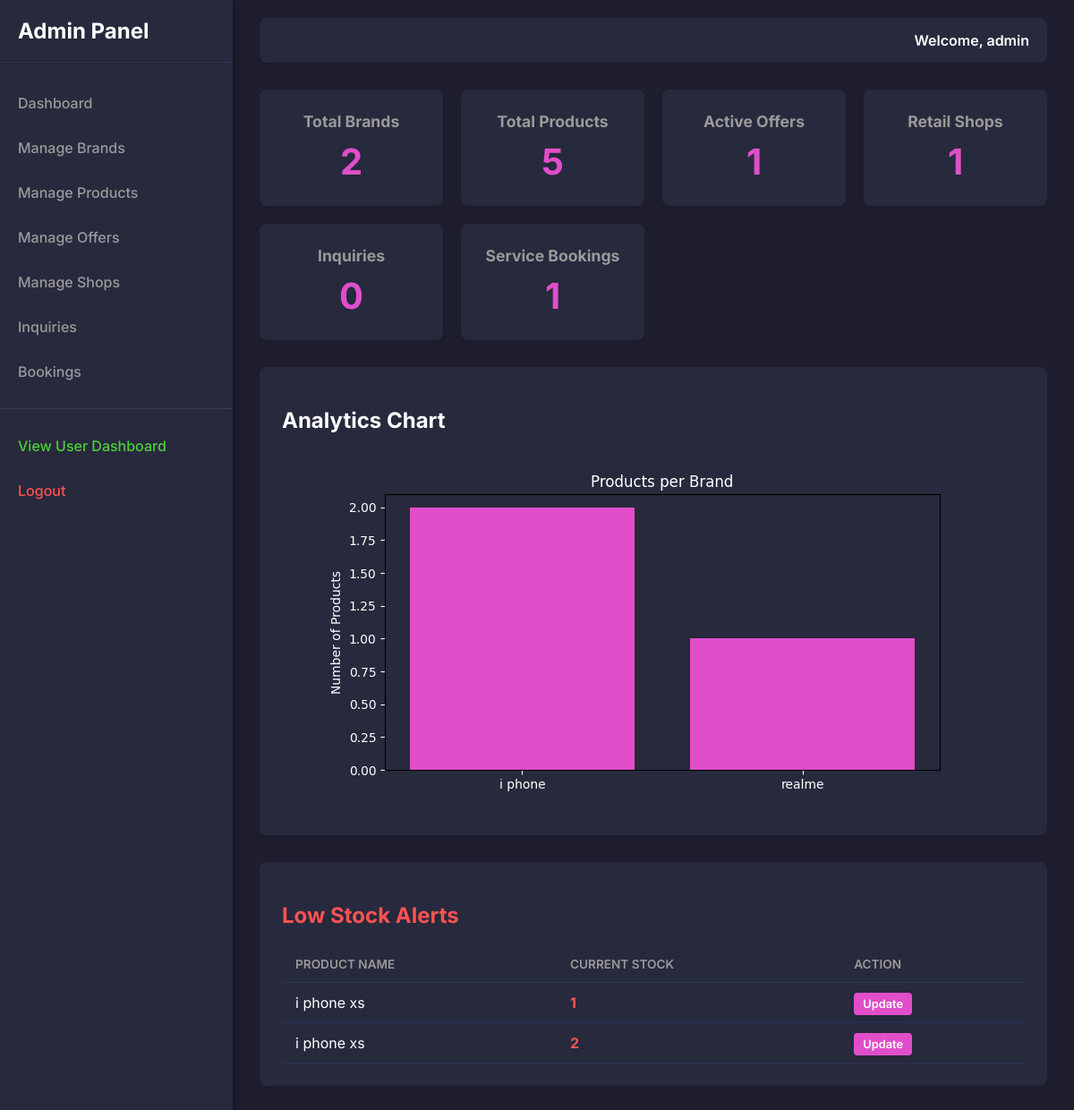
The app's page /admin/dashboard (signed in) with its own data.
### tables this page shows
CREATE TABLE product (
            id INTEGER PRIMARY KEY AUTOINCREMENT,
            brand_id INTEGER NOT NULL,
            name TEXT NOT NULL,
            price REAL NOT NULL,
            description TEXT,
            specs TEXT,
            stock INTEGER DEFAULT 0,
            image_url TEXT,
            is_featured INTEGER DEFAULT 0,
            FOREIGN KEY (brand_id) REFERENCES brand (id)
        );

### app.py (the view)
@app.route('/admin')
@app.route('/admin/dashboard')
def admin_dashboard():
    total_brands = g.db.execute("SELECT COUNT(*) as c FROM brand").fetchone()['c']
    total_products = g.db.execute("SELECT COUNT(*) as c FROM product").fetchone()['c']
    total_offers = g.db.execute("SELECT COUNT(*) as c FROM offer").fetchone()['c']
    total_shops = g.db.execute("SELECT COUNT(*) as c FROM shop").fetchone()['c']
    total_inquiries = g.db.execute("SELECT COUNT(*) as c FROM inquiry").fetchone()['c']
    total_bookings = g.db.execute("SELECT COUNT(*) as c FROM booking").fetchone()['c']
    low_stock_products = g.db.execute("SELECT name, stock FROM product WHERE stock < 5").fetchall()
    return render_template('admin/dashboard.html',
                           stats={
                               'brands': total_brands,
                               'products': total_products,
                               'offers': total_offers,
                               'shops': total_shops,
                               'inquiries': total_inquiries,
                               'bookings': total_bookings
                           },
                           low_stock=low_stock_products)

### app.py (called while the page is built)
@app.before_request
def before_request():
    g.db = get_db_connection()
    if request.path.startswith('/admin') and request.path != '/admin/login':
        if 'admin_logged_in' not in session:
            return redirect(url_for('admin_login'))

@app.teardown_request
def teardown_request(exception):
    db = getattr(g, 'db', None)
    if db is not None:
        db.close()

### database.py (called while the page is built)
def get_db_connection():
    conn = sqlite3.connect(DB_NAME)
    conn.row_factory = sqlite3.Row
    return conn

### templates/admin/dashboard.html
{% extends "admin_base.html" %}
{% block content %}
<div class="dashboard-stats">
    <div class="stat-card">
        <h3>Total Brands</h3>
        <p class="value">{{ stats.brands }}</p>
    </div>
    <div class="stat-card">
        <h3>Total Products</h3>
        <p class="value">{{ stats.products }}</p>
    </div>
    <div class="stat-card">
        <h3>Active Offers</h3>
        <p class="value">{{ stats.offers }}</p>
    </div>
    <div class="stat-card">
        <h3>Retail Shops</h3>
        <p class="value">{{ stats.shops }}</p>
    </div>
    <div class="stat-card">
        <h3>Inquiries</h3>
        <p class="value">{{ stats.inquiries }}</p>
    </div>
    <div class="stat-card">
        <h3>Service Bookings</h3>
        <p class="value">{{ stats.bookings }}</p>
    </div>
</div>
<div class="admin-panel-section">
    <h2>Analytics Chart</h2>
    <div class="chart-container" style="text-align: center; margin-top: 20px;">
        <img src="{{ url_for('admin_chart') }}" alt="Analytics Chart" style="max-width: 100%; border-radius: 8px;">
    </div>
</div>
{% if low_stock %}
<div class="admin-panel-section">
    <h2 style="color: #ff5252;">Low Stock Alerts</h2>
    <table class="admin-table">
        <thead>
            <tr>
                <th>Product Name</th>
                <th>Current Stock</th>
                <th>Action</th>
            </tr>
        </thead>
        <tbody>
            {% for item in low_stock %}
            <tr>
                <td>{{ item.name }}</td>
                <td style="color: #ff5252; font-weight: bold;">{{ item.stock }}</td>
                <td><a href="{{ url_for('manage_products') }}" class="btn-admin" style="padding: 5px 10px; font-size: 0.8rem;">Update</a></td>
            </tr>
            {% endfor %}
        </tbody>
    </table>
</div>
{% endif %}
{% endblock %}

### static/css/admin.css (style rules this page uses)
:root { --admin-primary: #1e1e2f; --admin-sidebar: #27293d; --admin-bg: #1e1e2f; --admin-card: #27293d; --admin-text: #ffffff; --admin-text-muted: #9a9a9a; --admin-accent: #e14eca; --admin-border: #2b3553; }
body { font-family: 'Inter', sans-serif; margin: 0; padding: 0; background-color: var(--admin-bg); color: var(--admin-text); }
a { text-decoration: none; color: inherit; }
.dashboard-stats { display: grid; grid-template-columns: repeat(auto-fit, minmax(200px, 1fr)); gap: 20px; margin-bottom: 30px; }
.stat-card { background-color: var(--admin-card); padding: 25px; border-radius: 8px; box-shadow: 0 4px 6px rgba(0,0,0,0.1); text-align: center; }
.stat-card h3 { margin: 0 0 10px 0; font-size: 1.1rem; color: var(--admin-text-muted); }
.stat-card .value { font-size: 2.5rem; font-weight: 700; color: var(--admin-accent); margin: 0; }
.admin-panel-section { background-color: var(--admin-card); padding: 25px; border-radius: 8px; margin-bottom: 30px; box-shadow: 0 4px 6px rgba(0,0,0,0.1); }
.admin-table { width: 100%; border-collapse: collapse; margin-top: 20px; }
.admin-table th, .admin-table td { padding: 12px 15px; border-bottom: 1px solid var(--admin-border); text-align: left; }
.admin-table th { color: var(--admin-text-muted); font-weight: 600; text-transform: uppercase; font-size: 0.85rem; }
.btn-admin { background-color: var(--admin-accent); color: white; border: none; padding: 10px 20px; border-radius: 4px; cursor: pointer; font-weight: 600; transition: all 0.3s; }

### records on screen
product: name "i phone xs", stock "1"
product: name "i phone xs", stock "2"

### other values on screen
{{ session.get('admin_username', 'Admin') }} "admin"
{{ stats.brands }} "2"
{{ stats.products }} "5"
{{ stats.offers }} "1"
{{ stats.shops }} "1"
{{ stats.inquiries }} "0"
{{ stats.bookings }} "1"
